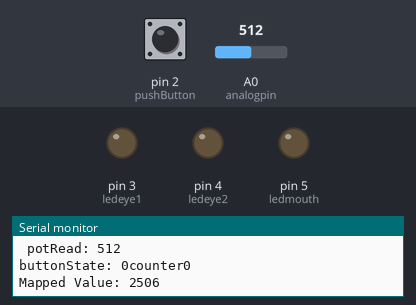
The sketch below on a simulated Arduino Uno, built with avr-gcc and run on an emulated ATmega328P. On the bench: output pins drawn as LEDs (lit = HIGH), the last lines printed to the serial monitor. Dashed ring = blinking. Inputs (shaded band) come from the test bench; at power-on: pin 2 (pushButton) LOW, A0 (analogpin) = 512.

Above: at 1.2 s.
1.3 s: pin 2 (pushButton) pulled HIGH for 0.15 s
At 1.83 s:
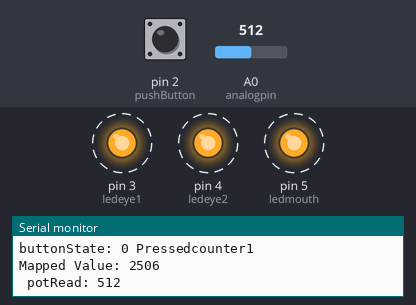
4.4 s: A0 (analogpin) set to 501
At 5.05 s:
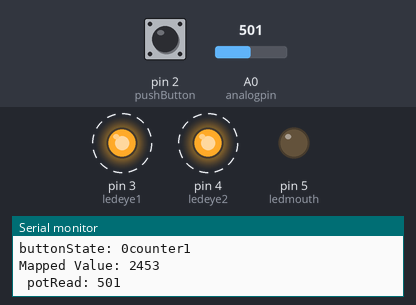
7.4 s: A0 (analogpin) set to 217
10.4 s: A0 (analogpin) set to 182
At 11.9 s:
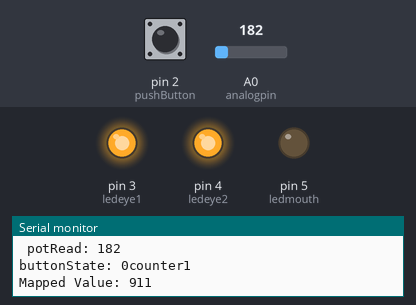
16.0 s: A0 (analogpin) set to 306
At 16.38 s:
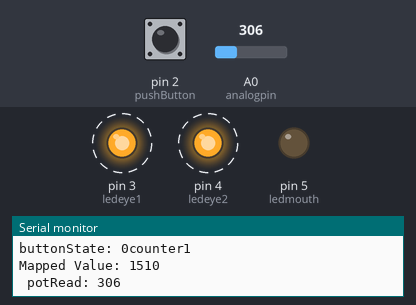
Timing chart, 0 to 20.0 s (numbered marks = the images above; inputs shaded):
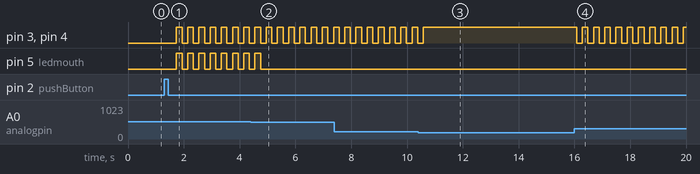

The sketch:

project2.ino
```cpp
int pushButton = 2;

int ledeye1 = 3;
int ledeye2 = 4;
int ledmouth = 5;

int analogpin = A0;
int potRead = 0;

boolean pressed = false;
int counter = 0;

int mappedValue = 0;

void setup() {
  // put your setup code here, to run once:
  Serial.begin(9600);

  pinMode(pushButton, INPUT);

  pinMode(ledeye1, OUTPUT);
  pinMode(ledeye2, OUTPUT);
  pinMode(ledmouth, OUTPUT);

}

void loop() {
  // put your main code here, to run repeatedly:
  int buttonState = digitalRead(pushButton);

  Serial.print("buttonState: ");
  Serial.print(buttonState);
  delay(1);

  if(buttonState == HIGH){
    pressed = true;
  }

  if(buttonState == LOW && pressed == true){
    pressed = false;
    Serial.print(" Pressed");

    counter++;
  }

  Serial.print("counter");
  Serial.print(counter);

  Serial.println();


  potRead = analogRead(analogpin);
  mappedValue = map(potRead, 0, 1023, 31, 4978);

  if(mappedValue < 31){
    mappedValue = 31;
  }
  if(mappedValue > 4978){
    mappedValue = 4978;
  }

  Serial.print("Mapped Value: ");
  Serial.println(mappedValue);
  Serial.print(" potRead: ");
  Serial.println(potRead);

  if(counter >= 1){
    if(mappedValue >= 31 && mappedValue < 1000){
      digitalWrite(ledeye1, HIGH);
      digitalWrite(ledeye2, HIGH);
      digitalWrite(ledmouth, LOW);
    }else if(mappedValue > 1000 && mappedValue < 2500){
      digitalWrite(ledeye1, LOW);
      digitalWrite(ledeye2, LOW);
      digitalWrite(ledmouth, LOW);
      delay(200);
      digitalWrite(ledeye1, HIGH);
      digitalWrite(ledeye2, HIGH);
      digitalWrite(ledmouth, LOW);
      delay(200);
    }else if(mappedValue > 2500 && mappedValue < 3500){
      digitalWrite(ledeye1, LOW);
      digitalWrite(ledeye2, LOW);
      digitalWrite(ledmouth, LOW);
      delay(200);
      digitalWrite(ledeye1, HIGH);
      digitalWrite(ledeye2, HIGH);
      digitalWrite(ledmouth, HIGH);
      delay(200);
    }else if(mappedValue > 3500 && mappedValue < 4978){
      digitalWrite(ledeye1, LOW);
      digitalWrite(ledeye2, LOW);
      digitalWrite(ledmouth, LOW);
      delay(200);
      digitalWrite(ledeye1, HIGH);
      digitalWrite(ledeye2, HIGH);
      delay(200);
      digitalWrite(ledmouth, HIGH);
      delay(200);
      digitalWrite(ledeye1, HIGH);
      digitalWrite(ledeye2, HIGH);
      delay(200);
      digitalWrite(ledmouth, HIGH);
      delay(200);
    }
  }

}
```

Measured:
- the behaviour switches between 511 and 510 on A0 (analogpin) (found by bisection; images 1 and 2)
- the behaviour switches between 201 and 200 on A0 (analogpin) (found by bisection; images 2 and 3)
- after the input at 1.3 s, pin 3 (ledeye1), pin 4 (ledeye2), pin 5 (ledmouth): alternates HIGH for 0.20 s and LOW for 0.20 s, starting after 0.44 s
- after the input at 4.4 s, pin 5 (ledmouth): goes on until 4.8 s, then stays LOW
- after the input at 10.4 s, pin 3 (ledeye1), pin 4 (ledeye2): goes on until 10.6 s, then stays HIGH
- after the input at 16.0 s, pin 3 (ledeye1), pin 4 (ledeye2): alternates HIGH for 0.20 s and LOW for 0.20 s, starting after 0.08 s
